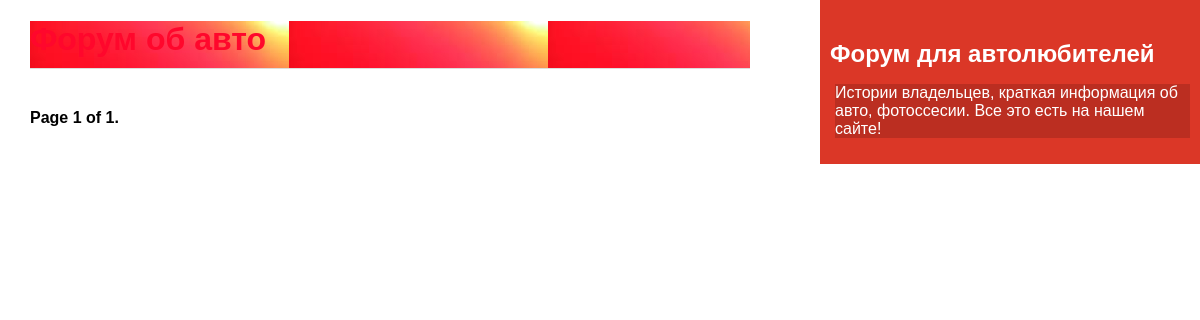
The page /blog/ on the database as committed earlier.
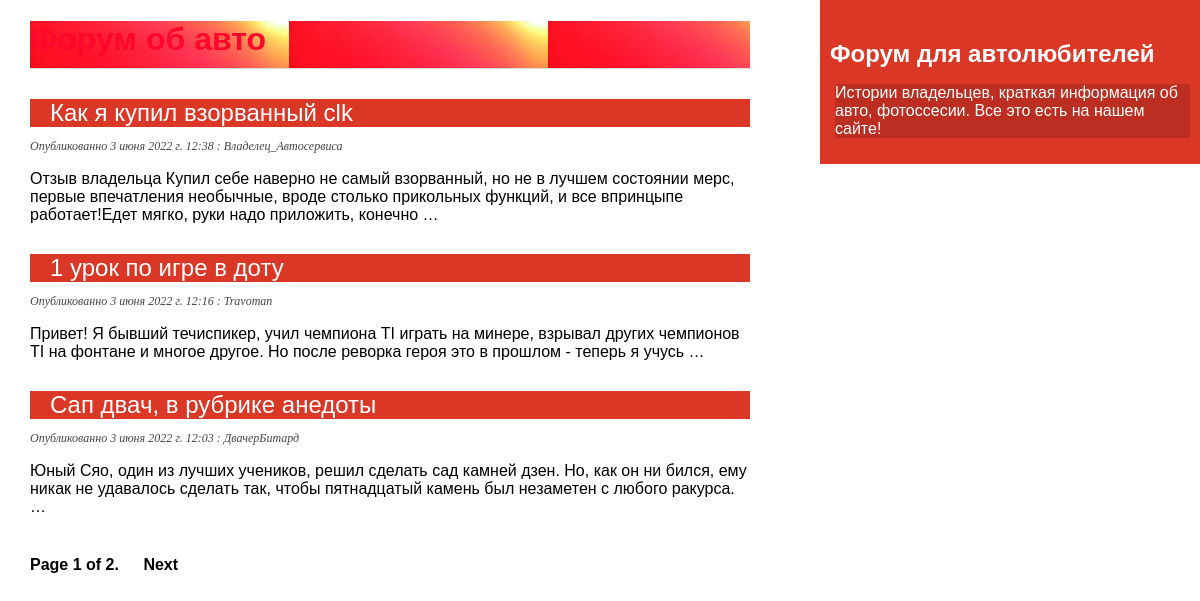
The same page on the database as committed later.
### blog/models.py (models this page shows, shortened)
class Post(models.Model):
    class Status(models.TextChoices):
        DRAFT = 'DF', 'Draft'
        PUBLISHED = 'PB', 'Published'
    title = models.CharField(max_length=250)
    slug = models.SlugField(max_length=250,
                            unique_for_date='publish')
    author = models.ForeignKey(User,
                               on_delete=models.CASCADE,
                               related_name='blog_posts')
    body = models.TextField()
    publish = models.DateTimeField(default=timezone.now)
    created = models.DateTimeField(auto_now_add=True)
    updated = models.DateTimeField(auto_now=True)
    status = models.CharField(max_length=2,
                              choices=Status.choices,
                              default=Status.DRAFT)
    objects = models.Manager() # The default manager.
    published = PublishedManager() # Our custom manager.
    class Meta:
        ordering = ['-publish']
        indexes = [
            models.Index(fields=['-publish']),
        ]
    def get_absolute_url(self):
        return reverse('blog:post_detail',
                       args=[self.publish.year,
                             self.publish.month,
                             self.publish.day,
                             self.slug])

### blog/views.py (the view)
# urls.py: path('', views.PostListView.as_view(), name='post_list'),
class PostListView(ListView):
    queryset = Post.published.all()
    context_object_name = 'posts'
    paginate_by = 3
    template_name = 'blog/post/list.html'

### blog/templates/blog/post/list.html (shortened to what this page needs)
{% extends "blog/base.html" %}
{% block content %}
  <h1>Форум об авто</h1>
  {% for post in posts %}
    <h2>
      <a href="{{ post.get_absolute_url }}">
        {{ post.title }}
      </a>
    </h2>
    <p class="date">
      Опубликованно {{ post.publish }} : {{ post.author }}
    </p>
    {{ post.body|truncatewords:30|linebreaks }}
  {% endfor %}
  {% include "pagination.html" with page=page_obj %}
{% endblock %}

### blog/templates/blog/base.html (shortened to what this page needs)
{% load static %}
<!DOCTYPE html>
<html>
<head>
  <link href="{%static "css/blog.css"%}" rel="stylesheet">
</head>
<body>
  <div id="content">
    {% block content %}
    {% endblock %}
  </div>
  <div id="sidebar">
    <h2>Форум для автолюбителей</h2>
    <p>Истории владельцев, краткая информация об авто, фотоссесии.
      Все это есть на нашем сайте!</p>
  </div>
</body>
</html>

### blog/templates/pagination.html (shortened to what this page needs)
<div class="pagination">
  <span class="step-links">
    <span class="current">
      Page {{ page.number }} of {{ page.paginator.num_pages }}.
    </span>
    {% if page.has_next %}
      <a href="?page={{ page.next_page_number }}">Next</a>
    {% endif %}
  </span>
</div>

### blog/static/css/blog.css (style rules this page uses)
body { margin:0; padding:0; font-family:helvetica, sans-serif; background-color: #ffffff; }
a { color:#fff; text-decoration:none; margin-left: 20px; }
h1 { font-weight:bold; border-bottom:1px solid rgb(221, 221, 221); padding:0 0 10px 0; color: #ff072c; background-color: #ffffff; background-image:url(gradient.jpg); }
h2 { font-weight:normal; margin:30px 0 0; color:#000000; }
#content { float:left; width:60%; padding:0 0 0 30px; }
#content h2 { background-color:#db3727; color: #fff; }
#sidebar { float:right; width:30%; padding:10px; background:#db3727; height:100%; }
#sidebar h2 { color:#ffffff; font-weight:bold; }
#sidebar p { color:#ffffff; background-color: #bb2e21; margin-left: 5px; }
p.date { color:rgb(69, 69, 69); font-family: georgia, serif; font-size: 12px; font-style: italic; }
.pagination { margin:40px 0; font-weight:bold; }
.pagination a { color: #000000; }

Rows that differ between the two databases and show on the page:
added Post: title "Как я купил взорванный clk", publish "3 июня 2022 г. 12:38", author "Владелец_Автосервиса", body "Отзыв владельца Купил себе наверно не самый взорванный, но не в лучшем состоянии мерс, первые впечатления необычные, вроде столько прикольных функций, и все впринцыпе работает!Едет мягко, руки надо приложить, конечно …"
added Post: title "1 урок по игре в доту", publish "3 июня 2022 г. 12:16", author "Travoman", body "Привет! Я бывший течиспикер, учил чемпиона TI играть на минере, взрывал других чемпионов TI на фонтане и многое другое. Но после реворка героя это в прошлом - теперь я учусь …"
added Post: title "Сап двач, в рубрике анедоты", publish "3 июня 2022 г. 12:03", author "ДвачерБитард", body "Юный Сяо, один из лучших учеников, решил сделать сад камней дзен. Но, как он ни бился, ему никак не удавалось сделать так, чтобы пятнадцатый камень был незаметен с любого ракурса. …"
Other text that changed with them:
{{ page.paginator.num_pages }}: "1" → "2"
text now shown: "Next"
